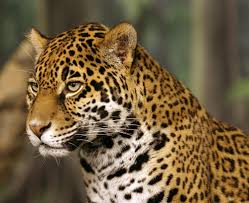
#> input picture TUGAS_PRAKTIKUM/img/jaguar.jpg, 249 x 203 px, found by its file name
$ python mirroring.py
#> lines starting #> are read from the running program, lines starting #| are printed output that depends on the picture
import numpy as np
import imageio as img
import matplotlib.pyplot as plt

path = 'C:\\Users\\User\\Documents\\SEMESTER 5\\Pengolahan Citra Digital\\TUGAS_PRAKTIKUM\\img\\jaguar.jpg'
image = img.imread(path)
#> image is the input picture: shape (203, 249, 3); mean R, G, B 115, 95.2, 65.4

height, width = image.shape[:2]
#> height = 203; width = 249

horizontal = np.zeros_like(image)
vertical = np.zeros_like(image)
both_mirrored = np.zeros_like(image)

for y in range(height):
    for x in range(width):
        horizontal[y, x] = image[y, width - 1 - x]
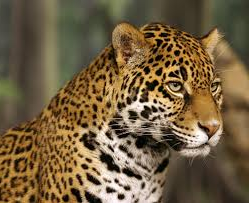
#> horizontal: shape (203, 249, 3); mean R, G, B 115, 95.2, 65.4

for y in range(height):
    for x in range(width):
        vertical[y, x] = image[height - 1 - y, x]
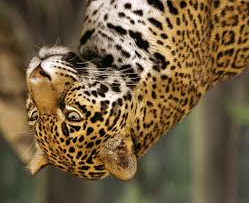
#> vertical: shape (203, 249, 3); mean R, G, B 115, 95.2, 65.4

for y in range(height):
    for x in range(width):
        both_mirrored[y, x] = image[height - 1 - y, width - 1 - x]
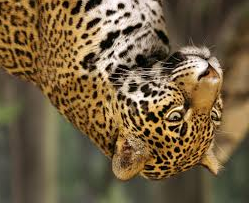
#> both_mirrored: shape (203, 249, 3); mean R, G, B 115, 95.2, 65.4

plt.figure(figsize=(15, 5))

plt.subplot(1, 4, 1)
plt.title("Original")
plt.imshow(image)

plt.subplot(1, 4, 2)
plt.title("Horizontal Mirroring")
plt.imshow(horizontal)

plt.subplot(1, 4, 3)
plt.title("Vertical Mirroring")
plt.imshow(vertical)

plt.subplot(1, 4, 4)
plt.title("Both Mirrored")
plt.imshow(both_mirrored)

plt.show()
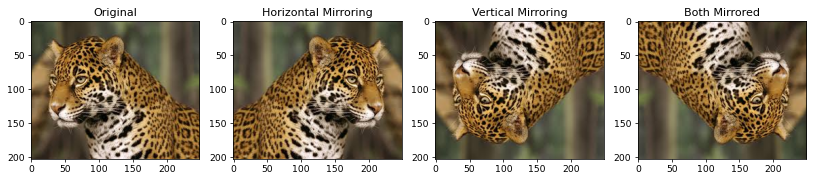
#> figure drawn by matplotlib, 4 panels

$ run again, with TUGAS_PRAKTIKUM/img/cheetah.jpg copied over TUGAS_PRAKTIKUM/img/jaguar.jpg
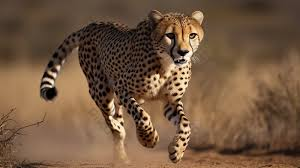
#> input picture TUGAS_PRAKTIKUM/img/cheetah.jpg, 300 x 168 px, found by its file name
#> image is the input picture: shape (168, 300, 3); mean R, G, B 115.8, 88, 64.6
#> after the loop `for y in range(height):`:
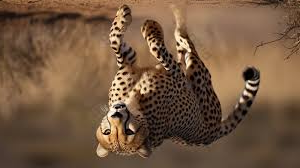
#> both_mirrored: shape (168, 300, 3); mean R, G, B 115.8, 88, 64.6
#> `plt.show()`:
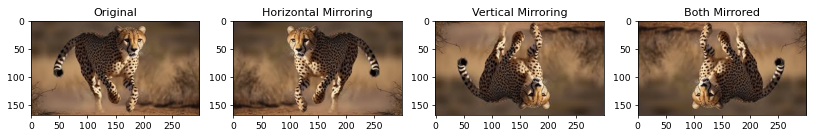
#> figure drawn by matplotlib, 4 panels

$ run again, with TUGAS_PRAKTIKUM/img/harimau.jpg copied over TUGAS_PRAKTIKUM/img/jaguar.jpg
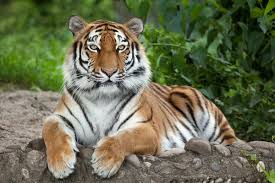
#> input picture TUGAS_PRAKTIKUM/img/harimau.jpg, 275 x 183 px, found by its file name
#> image is the input picture: shape (183, 275, 3); mean R, G, B 105.9, 109.5, 81.1
#> after the loop `for y in range(height):`:
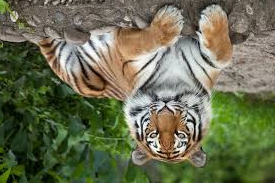
#> both_mirrored: shape (183, 275, 3); mean R, G, B 105.9, 109.5, 81.1
#> `plt.show()`:
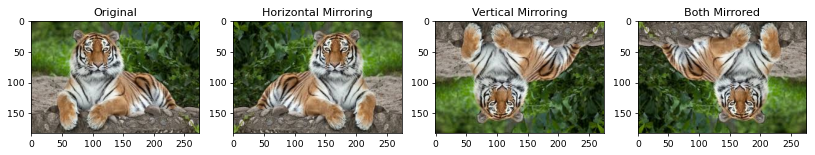
#> figure drawn by matplotlib, 4 panels
